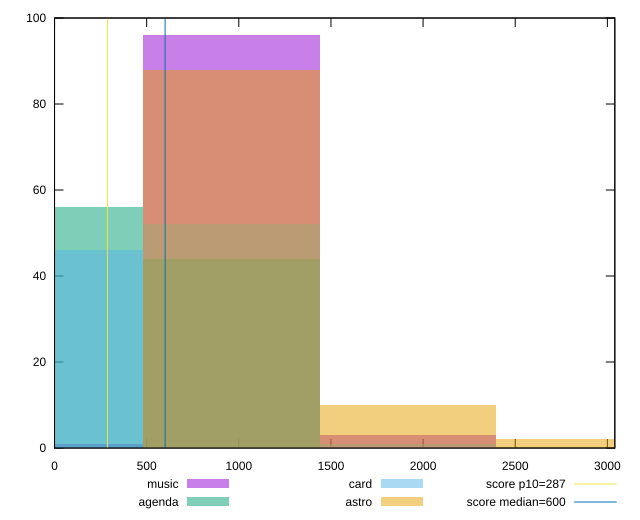

Write the gnuplot code that produced this figure.
reset

$music <<EOF
959.3243242426278 96
1918.6486484852555 3
0 1
EOF

$agenda <<EOF
959.3243242426278 44
0 56
EOF

$card <<EOF
959.3243242426278 52
0 46
1918.6486484852555 1
EOF

$astro <<EOF
959.3243242426278 88
1918.6486484852555 10
2877.972972727883 2
EOF

set key outside below
set boxwidth 959.3243242426278
set xrange [0:3040.482999999999]
set yrange [0:100]
set trange [0:100]
set style fill transparent solid 0.5 noborder

set parametric
set terminal svg size 640, 520 enhanced background rgb 'white'
set output "reports/report_00027_2021-02-24T12-40-31.850Z/total-blocking-time/comparison/histogram/all_raw.svg"

plot $music title "music" with boxes, \
     $agenda title "agenda" with boxes, \
     $card title "card" with boxes, \
     $astro title "astro" with boxes, \
     287,t title "score p10=287", \
     600,t title "score median=600"

reset
